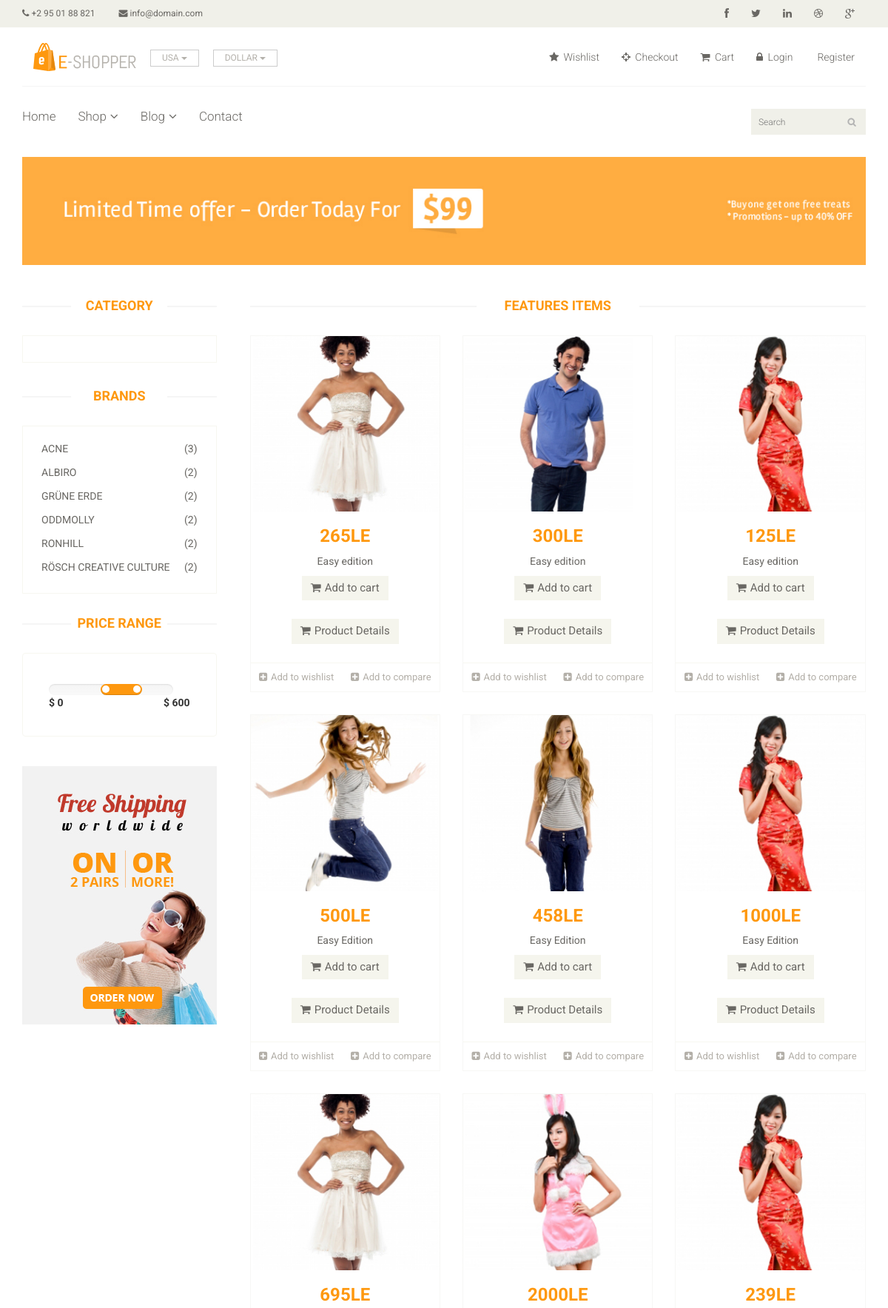
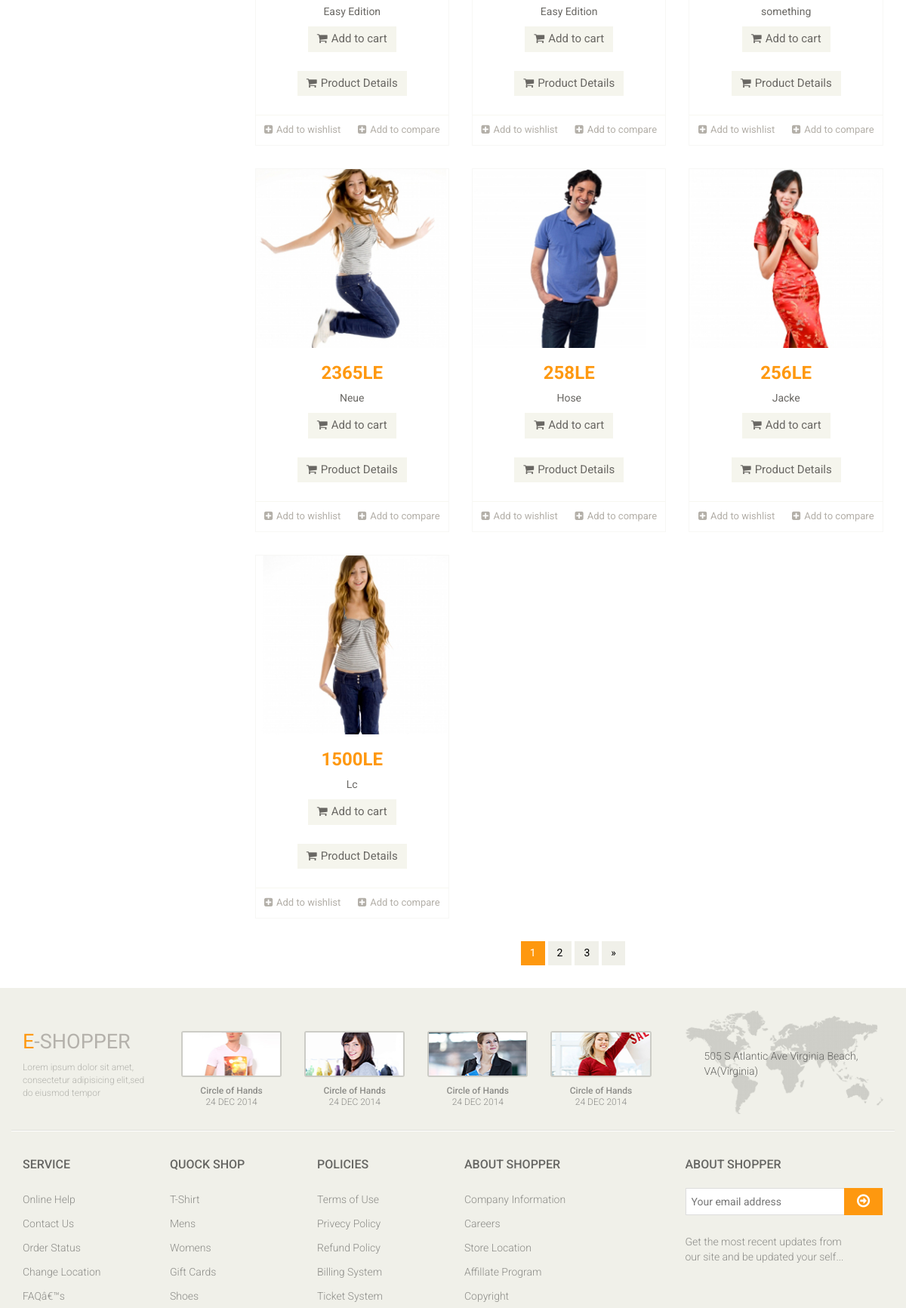
Page /views/shop.php (upper part) on the committed database (2 pictures, top to bottom).
### tables this page shows
CREATE TABLE `brands` (
  `id` int(10) UNSIGNED NOT NULL,
  `name_en` varchar(50) NOT NULL,
  `name_ar` varchar(50) DEFAULT NULL,
  `image` varchar(255) NOT NULL DEFAULT 'default.jpg',
  `status` tinyint(1) DEFAULT 1 COMMENT '0 is not available 1 exsts',
  `created_at` timestamp NOT NULL DEFAULT current_timestamp(),
  `updated_at` timestamp NOT NULL DEFAULT current_timestamp() ON UPDATE current_timestamp()
);

CREATE TABLE `products` (
  `id` int(10) UNSIGNED NOT NULL,
  `brand_id` int(10) UNSIGNED NOT NULL,
  `subcategory_id` int(10) UNSIGNED NOT NULL,
  `name_en` varchar(255) NOT NULL,
  `name_ar` varchar(255) NOT NULL,
  `cond` enum('new','ordinary') NOT NULL DEFAULT 'new',
  `price` decimal(10,0) NOT NULL,
  `amount` int(5) NOT NULL,
  `code` varchar(10) DEFAULT NULL,
  `view` int(10) NOT NULL DEFAULT 0,
  `image` varchar(100) NOT NULL DEFAULT 'deafult.jpg',
  `status` tinyint(1) NOT NULL DEFAULT 0 COMMENT '''0'' not available, ''1'' exists',
  `details_en` varchar(100) DEFAULT NULL,
  `details_ar` varchar(100) DEFAULT NULL,
  `created_at` timestamp NOT NULL DEFAULT current_timestamp(),
  `updated_at` timestamp NOT NULL DEFAULT current_timestamp() ON UPDATE current_timestamp()
);

### app/models/db/database.php (called while the page is built, shortened)
<?php
class database{
    private $dbname='e-commerce';
    private $hostname='localhost';
    private $user='root';
    private $password='';
    private $connect;
    function __construct(){
        $this->connect=new mysqli($this->hostname,$this->user,$this->password,$this->dbname);
    }
    public function runDQL($query){
        $res=$this->connect->query($query);
        if($res->num_rows >0)
        return $res;
        else return [];
    }
}
?>

### app/controllers/ShopClass.php (called while the page is built, shortened)
<?php
include_once __DIR__."/../models/Brand.php";
include_once __DIR__."/../models/Product.php";
class Shop extends sess {
        public static function getBrand(){
            $brand=new brand;
            $Allbrands=$brand->select();
            if($Allbrands){
               return ($Allbrands->fetch_all(MYSQLI_ASSOC));
            }
            else{
                return [] ;
            }
    }
    public static function getProducts(){
        $product=new Product;
        $allproducts=$product->select();
        if($allproducts){
            return ($allproducts->fetch_all(MYSQLI_ASSOC));
        }
        else{
            return [] ;
        }
    }
}
?>

### app/models/Brand.php (called while the page is built, shortened)
<?php
include_once "db/database.php";
class Brand extends database implements operations{
     public function select(){
        $query="select count(`products`.`id`) AS `product_count`,
        `brands`.`name_en` AS `brand_name`,
        `brands`.`id` AS `brand_id`
        from `products` join `brands`
        on `products`.`brand_id` = `brands`.`id`
        group by  `brand_id`
        order by `brand_name`";
        return ($this->runDQL($query));
     }
}
?>

### app/models/Product.php (called while the page is built, shortened)
<?php
include_once "db/database.php";
class Product extends database implements operations{
    public function select(){
         $query="select `name_en` , `id`, `price` ,`image` from `products`";
         return ($this->runDQL($query));
    }
}
?>

### views/shop.php (the view, shortened to what this page needs)
<?php
include_once "layouts/header.php";
include_once "layouts/nav.php";
include_once "../app/controllers/ShopClass.php";
?>
<section id="advertisement">
	<div class="container">
		<img src="../assests/images/shop/advertisement.jpg" alt="" />
	</div>
</section>
<section>
	<div class="container">
		<div class="row">
			<div class="col-sm-3">
				<div class="left-sidebar">
					<h2>Category</h2>
					<div class="panel-group category-products" id="accordian">
					</div>
					<div class="brands_products">
						<h2>Brands</h2>
						<div class="brands-name">
							<ul class="nav nav-pills nav-stacked">
								<?php
								 $brands=Shop::getBrand();
								 if($brands){
									 foreach($brands as $key=>$brand){
										 ?>
								<li><a href="../routes/route.php?brand=<?=$brand['brand_id']?>"> <span class="pull-right">(<?=$brand['product_count']?>)</span><?=$brand['brand_name']?></a></li>
								 <?php } }
								 else {
								?>
								<li><a href=""> <span class="pull-right"></span>No Brands</a></li>
								<?php
								 }?>
							</ul>
						</div>
					</div>
					<div class="price-range">
						<h2>Price Range</h2>
						<div class="well">
							<input type="text" class="span2" value="" data-slider-min="0" data-slider-max="600" data-slider-step="5" data-slider-value="[250,450]" id="sl2"><br />
							<b>$ 0</b> <b class="pull-right">$ 600</b>
						</div>
					</div>
					<div class="shipping text-center">
						<img src="../assests/images/home/shipping.jpg" alt="" />
					</div>
				</div>
			</div>
			<div class="col-sm-9 padding-right">
				<div class="features_items">
					<h2 class="title text-center">Features Items</h2>
					<?php
					if(isset($_SESSION['subcategorypage'])){
					  $products=$_SESSION['subcategorypage'];
					}elseif(isset($_SESSION['brands'])){
						$products=$_SESSION['brands'];
					}
					else {$products=Shop::getProducts();}
					if($products){
						foreach($products as $key=>$product){
							?>
							<div class="col-sm-4">
						<div class="product-image-wrapper">
							<div class="single-products">
								<div class="productinfo text-center">
									<img src="../assests/images/shop/<?=$product['image']?>" alt=""/>
									<h2><?=$product['price']?>LE</h2>
									<p><?=$product['name_en']?></p>
									<a href="../routes/route.php?productId=<?=$product['id']?>/&user_id=<?=$_SESSION['user']->id?>" class="btn btn-default add-to-cart"><i class="fa fa-shopping-cart"></i>Add to cart</a>
									<a href="../routes/route.php?product_id=<?=$product['id']?>" class="btn btn-default add-to-cart"><i class="fa fa-shopping-cart"></i>Product Details</a>
								</div>
							</div>
							<div class="choose">
								<ul class="nav nav-pills nav-justified">
								<li><a href="../routes/route.php?wish=true&productId=<?=$product['id']?>/&user_id=<?=$_SESSION['user']->id?>"><i class="fa fa-plus-square"></i>Add to wishlist</a></li>
									<li><a href=""><i class="fa fa-plus-square"></i>Add to compare</a></li>
								</ul>
							</div>
						</div>
					</div>
							<?php
						}
					}
					else{
						?>
						<div class='text-center alert alert-info mb-3'>No Products</div>
						<?php
					}
					?>
				</div>
                <div class='text-center '>
				<ul class="pagination">
						<li class="active"><a href="">1</a></li>
						<li><a href="">2</a></li>
						<li><a href="">3</a></li>
						<li><a href="">&raquo;</a></li>
					</ul>
				</div>
			</div>
		</div>
	</div>
</section>
<?php include_once "layouts/footer.php";
include_once "layouts/foot.php";
?>

### assests/css/main.css (style rules this page uses)
body { font-family: 'Roboto', sans-serif; position: relative; font-weight: 400px; }
ul li { list-style: none; }
a { -webkit-transition: 300ms; transition: 300ms; }
h1, h2, h3, h4, h5, h6 { font-family: 'Roboto', sans-serif; }
.category-products { border: 1px solid #F7F7F0; margin-bottom: 35px; padding-bottom: 20px; padding-top: 15px; }
.left-sidebar h2, .brands_products h2 { color: #FE980F; font-family: 'Roboto', sans-serif; font-size: 18px; font-weight: 700; margin: 0 auto 30px; text-align: center; text-transform: uppercase; position: relative; z-index: 3; }
.left-sidebar h2:after, h2.title:after { content: " "; position: absolute; border: 1px solid #f5f5f5; bottom: 8px; left: 0; width: 100%; height: 0; z-index: -2; }
.left-sidebar h2:before { content: " "; position: absolute; background: #fff; bottom: -6px; width: 130px; height: 30px; z-index: -1; left: 50%; margin-left: -65px; }
h2.title:before { content: " "; position: absolute; background: #fff; bottom: -6px; width: 220px; height: 30px; z-index: -1; left: 50%; margin-left: -110px; }
.brands-name { border: 1px solid #F7F7F0; padding-bottom: 20px; padding-top: 15px; }
.brands-name .nav-stacked li a { background-color: #FFFFFF; color: #696763; font-family: 'Roboto', sans-serif; font-size: 14px; padding: 5px 25px; text-decoration: none; text-transform: uppercase; }
.shipping { background-color: #F2F2F2; margin-top: 40px; overflow: hidden; padding-top: 20px; position: relative; }
.price-range { margin-top: 30px; }
.well { background-color: #FFFFFF; border: 1px solid #F7F7F0; border-radius: 4px; -webkit-box-shadow: none; box-shadow: none; margin-bottom: 20px; min-height: 20px; padding: 35px; }
.padding-right { padding-right: 0; }
.features_items { overflow: hidden; }
h2.title { color: #FE980F; font-family: 'Roboto', sans-serif; font-size: 18px; font-weight: 700; margin: 0 15px; text-transform: uppercase; margin-bottom: 30px; position: relative; }
.product-image-wrapper { border: 1px solid #F7F7F5; overflow: hidden; margin-bottom: 30px; }
.single-products { position: relative; }
.productinfo h2 { color: #FE980F; font-family: 'Roboto', sans-serif; font-size: 24px; font-weight: 700; }
.productinfo p { font-family: 'Roboto', sans-serif; font-size: 14px; font-weight: 400; color: #696763; }
.productinfo img { width: 100%; }
.productinfo { position: relative; }
.add-to-cart { background: #F5F5ED; border: 0 none; border-radius: 0; color: #696763; font-family: 'Roboto', sans-serif; font-size: 15px; margin-bottom: 25px; }
.add-to-cart i { margin-right: 5px; }
.choose { border-top: 1px solid #F7F7F0; }
.choose ul li a { color: #B3AFA8; font-family: 'Roboto', sans-serif; font-size: 13px; padding-left: 0; padding-right: 0; }
.choose ul li a i { margin-right: 5px; }
#advertisement { padding-bottom: 45px; }
#advertisement img { width: 100%; }
.pagination { display: inline-block; margin-bottom: 25px; margin-top: 0; padding-left: 15px; }
.pagination li:first-child a, .pagination li:first-child span { border-bottom-left-radius: 0; border-top-left-radius: 0; margin-left: 0; }
.pagination li:last-child a, .pagination li:last-child span { border-bottom-right-radius: 0; border-top-right-radius: 0; }
.pagination .active a, .pagination .active span, .pagination .active a:hover, .pagination .active span:hover, .pagination .active a:focus, .pagination .active span:focus { background-color: #FE980F; border-color: #FE980F; color: #FFFFFF; cursor: default; z-index: 2; }
.pagination li a, .pagination li span { background-color: #f0f0e9; border: 0; float: left; line-height: 1.42857; margin-left: -1px; padding: 6px 12px; position: relative; text-decoration: none; margin-right: 5px; color: #000; }

### rows in the picture
brands: product_count "3", name_en "ACNE"
brands: product_count "2", name_en "ALBIRO"
brands: product_count "2", name_en "GRÜNE ERDE"
brands: product_count "2", name_en "ODDMOLLY"
brands: product_count "2", name_en "RONHILL"
brands: product_count "2", name_en "RÖSCH CREATIVE CULTURE"
products: image (picture), price "265", name_en "Easy edition"
products: image (picture), price "300", name_en "Easy edition"
products: image (picture), price "125", name_en "Easy edition"
products: image (picture), price "500", name_en "Easy Edition"
products: image (picture), price "458", name_en "Easy Edition"
products: image (picture), price "1000", name_en "Easy Edition"
products: image (picture), price "695", name_en "Easy Edition"
products: image (picture), price "2000", name_en "Easy Edition"
products: image (picture), price "239", name_en "something"
products: image (picture), price "2365", name_en "Neue"
products: image (picture), price "258", name_en "Hose"
products: image (picture), price "256", name_en "Jacke"
products: image (picture), price "1500", name_en "Lc"
